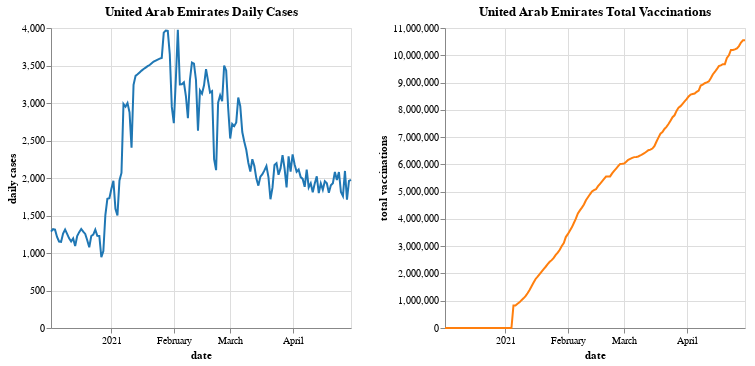

Notebook code cell kept with this figure:
### Markdown cell above
### United Arab Emirates (Dec 2020 - Apr 2021)

### Code cell
draw_sidebyside('United Arab Emirates')

### Figure 1 — Vega-Lite specification as saved in the notebook (floating-point values rounded to 4 significant figures; data arrays with more than 128 entries replaced by an {"elided": "..."} marker saying what was removed)
{"config": {"view": {"continuousWidth": 400, "continuousHeight": 300}}, "hconcat": [{"mark": {"type": "line", "color": "#1F77B4"}, "encoding": {"x": {"type": "temporal", "field": "date"}, "y": {"type": "quantitative", "field": "daily cases"}}, "height": 300, "title": "United Arab Emirates Daily Cases", "width": 300}, {"mark": {"type": "line", "color": "#FF7F0E"}, "encoding": {"x": {"type": "temporal", "field": "date"}, "y": {"type": "quantitative", "field": "total vaccinations"}}, "height": 300, "title": "United Arab Emirates Total Vaccinations", "width": 300}], "data": {"name": "data-619106fc29f674dd5a4c051f5ea7f0fa"}, "$schema": "https://vega.github.io/schema/vega-lite/v4.8.1.json", "datasets": {"data-619106fc29f674dd5a4c051f5ea7f0fa": {"elided": "150 records"}}}
